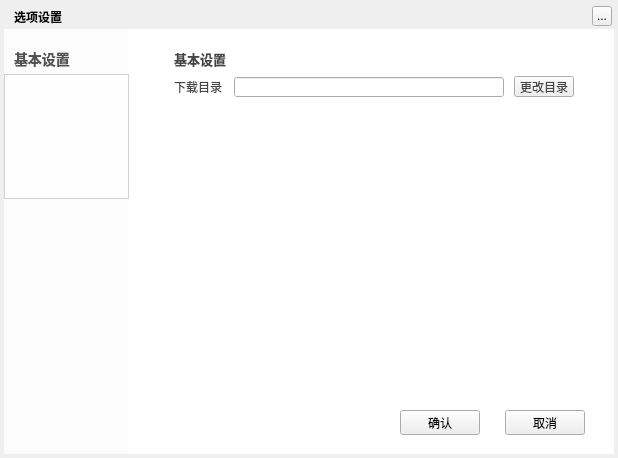
<?xml version="1.0" encoding="UTF-8"?>
<ui version="4.0">
 <class>DownloadSettingWidget</class>
 <widget class="QWidget" name="DownloadSettingWidget">
  <property name="geometry">
   <rect>
    <x>0</x>
    <y>0</y>
    <width>618</width>
    <height>458</height>
   </rect>
  </property>
  <property name="windowTitle">
   <string>选项设置</string>
  </property>
  <widget class="QLabel" name="background">
   <property name="geometry">
    <rect>
     <x>4</x>
     <y>4</y>
     <width>610</width>
     <height>450</height>
    </rect>
   </property>
   <property name="text">
    <string/>
   </property>
  </widget>
  <widget class="QLabel" name="topTitleName">
   <property name="geometry">
    <rect>
     <x>14</x>
     <y>4</y>
     <width>61</width>
     <height>25</height>
    </rect>
   </property>
   <property name="styleSheet">
    <string notr="true">color:&quot;#FFFFFF&quot;;font-weight:bold</string>
   </property>
   <property name="text">
    <string>选项设置</string>
   </property>
  </widget>
  <widget class="QToolButton" name="topTitleCloseButton">
   <property name="geometry">
    <rect>
     <x>592</x>
     <y>6</y>
     <width>20</width>
     <height>20</height>
    </rect>
   </property>
   <property name="text">
    <string>...</string>
   </property>
  </widget>
  <widget class="QStackedWidget" name="stackedWidget">
   <property name="geometry">
    <rect>
     <x>144</x>
     <y>29</y>
     <width>461</width>
     <height>370</height>
    </rect>
   </property>
   <property name="styleSheet">
    <string notr="true">color:#444444;</string>
   </property>
   <property name="currentIndex">
    <number>0</number>
   </property>
   <widget class="QWidget" name="first">
    <widget class="QLineEdit" name="downloadDirEdit">
     <property name="geometry">
      <rect>
       <x>90</x>
       <y>48</y>
       <width>270</width>
       <height>20</height>
      </rect>
     </property>
     <property name="readOnly">
      <bool>true</bool>
     </property>
    </widget>
    <widget class="QLabel" name="baseSetDownloadWidget">
     <property name="geometry">
      <rect>
       <x>30</x>
       <y>20</y>
       <width>60</width>
       <height>20</height>
      </rect>
     </property>
     <property name="styleSheet">
      <string notr="true">background-color:transparent;
font-size:13px;
font-weight:bold;</string>
     </property>
     <property name="text">
      <string>基本设置</string>
     </property>
    </widget>
    <widget class="QPushButton" name="downloadDirButton">
     <property name="geometry">
      <rect>
       <x>370</x>
       <y>47</y>
       <width>60</width>
       <height>21</height>
      </rect>
     </property>
     <property name="text">
      <string>更改目录</string>
     </property>
    </widget>
    <widget class="QLabel" name="downloadDirLabel">
     <property name="geometry">
      <rect>
       <x>30</x>
       <y>50</y>
       <width>51</width>
       <height>16</height>
      </rect>
     </property>
     <property name="text">
      <string>下载目录</string>
     </property>
    </widget>
   </widget>
  </widget>
  <widget class="QWidget" name="functionArea" native="true">
   <property name="geometry">
    <rect>
     <x>4</x>
     <y>29</y>
     <width>125</width>
     <height>425</height>
    </rect>
   </property>
   <property name="styleSheet">
    <string notr="true">background:rgba(255,255,255,200)</string>
   </property>
   <widget class="QLabel" name="baseSetWidget">
    <property name="geometry">
     <rect>
      <x>10</x>
      <y>20</y>
      <width>60</width>
      <height>20</height>
     </rect>
    </property>
    <property name="styleSheet">
     <string notr="true">background-color:transparent;
font-size:14px;
color:rgb(80,80,80);
font-weight:bold;;</string>
    </property>
    <property name="text">
     <string>基本设置</string>
    </property>
   </widget>
   <widget class="DownloadFunctionTableWidget" name="normalFunTableWidget">
    <property name="geometry">
     <rect>
      <x>0</x>
      <y>45</y>
      <width>125</width>
      <height>125</height>
     </rect>
    </property>
   </widget>
  </widget>
  <widget class="QPushButton" name="confirmButton">
   <property name="geometry">
    <rect>
     <x>400</x>
     <y>410</y>
     <width>80</width>
     <height>25</height>
    </rect>
   </property>
   <property name="text">
    <string>确认</string>
   </property>
  </widget>
  <widget class="QPushButton" name="cancelButton">
   <property name="geometry">
    <rect>
     <x>505</x>
     <y>410</y>
     <width>80</width>
     <height>25</height>
    </rect>
   </property>
   <property name="text">
    <string>取消</string>
   </property>
  </widget>
  <widget class="QWidget" name="functionAreaDisplay" native="true">
   <property name="geometry">
    <rect>
     <x>128</x>
     <y>29</y>
     <width>486</width>
     <height>425</height>
    </rect>
   </property>
   <property name="styleSheet">
    <string notr="true">background:white;</string>
   </property>
  </widget>
  <zorder>background</zorder>
  <zorder>functionAreaDisplay</zorder>
  <zorder>topTitleName</zorder>
  <zorder>topTitleCloseButton</zorder>
  <zorder>stackedWidget</zorder>
  <zorder>functionArea</zorder>
  <zorder>confirmButton</zorder>
  <zorder>cancelButton</zorder>
 </widget>
 <customwidgets>
  <customwidget>
   <class>DownloadFunctionTableWidget</class>
   <extends>QTableWidget</extends>
   <header location="global">downloadsettingwidget.h</header>
  </customwidget>
 </customwidgets>
 <resources/>
 <connections/>
</ui>
